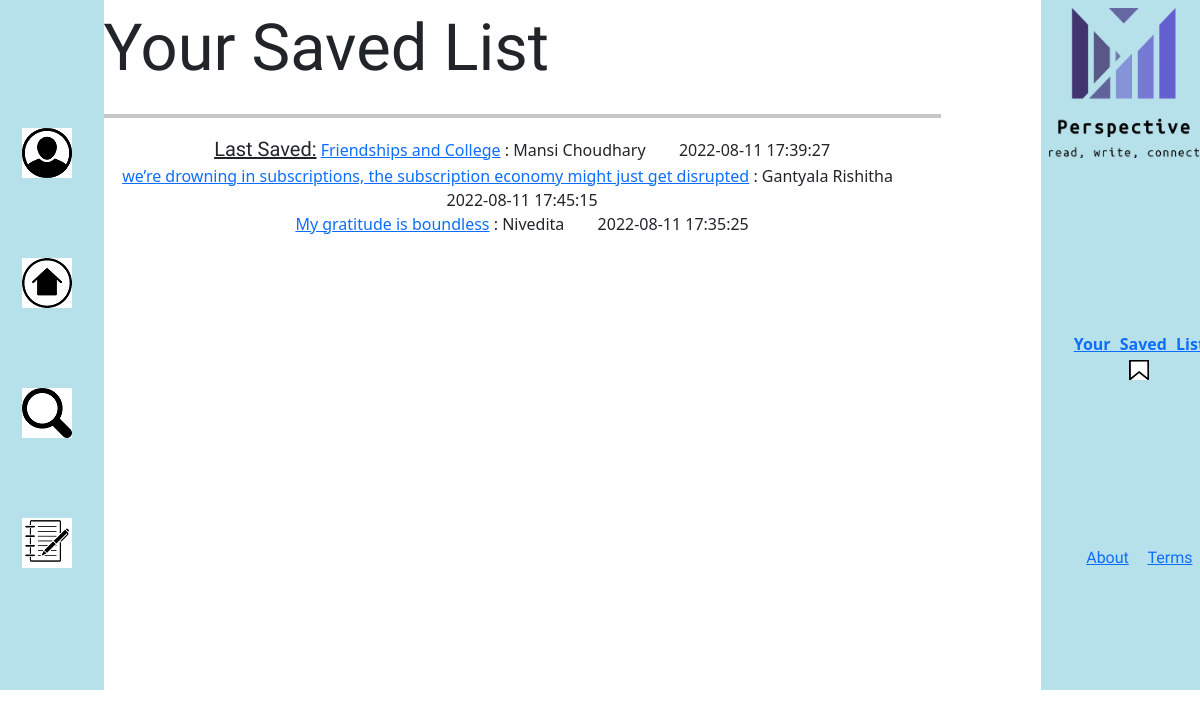
Screenshot of /saved.html (signed in) with the database file from the repository.
### website/models.py (models this page shows)
class Saved(db.Model):
    id = db.Column(db.Integer, primary_key=True)
    date_created = db.Column(db.DateTime(timezone=True), default=func.now())
    author=db.Column(db.Integer, db.ForeignKey('user.id',ondelete="CASCADE"),nullable=False)
    post_id=db.Column(db.Integer, db.ForeignKey('post.id',ondelete="CASCADE"),nullable=False)

class Post(db.Model):
    id = db.Column(db.Integer, primary_key=True)
    heading=db.Column(db.Text,nullable=False)
    formatting=db.Column(db.Text)
    text=db.Column(db.Text,nullable=False)
    tags=db.Column(db.Text,nullable=False)
    date_created = db.Column(db.DateTime(timezone=True), default=func.now())
    author=db.Column(db.Integer, db.ForeignKey('user.id',ondelete="CASCADE"),nullable=False)
    comments=db.relationship('Comment',backref='post',passive_deletes=True)
    saveds=db.relationship('Saved',backref='post',passive_deletes=True)

class User(db.Model, UserMixin):
    id = db.Column(db.Integer, primary_key=True)
    email = db.Column(db.String(150), unique=True)
    name = db.Column(db.String(150))
    password = db.Column(db.String(150))
    date_created = db.Column(db.DateTime(timezone=True), default=func.now())
    posts=db.relationship('Post',backref='user',passive_deletes=True)
    comments=db.relationship('Comment',backref='user',passive_deletes=True)
    saveds=db.relationship('Saved',backref='user',passive_deletes=True)

### website/views.py (the view)
@views.route("/saved.html")
def saved():
    saveds=Saved.query.order_by(Saved.date_created.desc())
    return render_template("saved.html",saveds=saveds,user=current_user)

### website/__init__.py (called while the page is built)
def create_app():
    app = Flask(__name__)
    app.config['SECRET_KEY'] = "helloworld"
    app.config['SQLALCHEMY_DATABASE_URI'] = f'sqlite:///{DB_NAME}'
    db.init_app(app)
    from .views import views
    from .auth import auth
    app.register_blueprint(views, url_prefix="/")
    app.register_blueprint(auth, url_prefix="/")
    from .models import User, Post,Comment,Saved
    create_database(app)
    login_manager = LoginManager()
    login_manager.login_view = "auth.login"
    login_manager.init_app(app)
    @login_manager.user_loader
    def load_user(id):
        return User.query.get(int(id))
    return app

### website/templates/saved.html (shortened to what this page needs)
{% extends "base.html" %}
{% block head %}
    <link rel="stylesheet" type="text/css" href="../static/search.css" />
    {% endblock %}
    {% block content%}
    <div class="whole">
      <nav class="navbar navbar-expand-lg">
          <div class="collapse navbar-collapse" id="navbarSupportedContent">
            <ul class="navbar-nav me-auto mb-2 mb-lg-0">
              <center style="margin-left:30px ;">
                <li class="nav-item">
                  <div class="one"><a href="myprofile.html"><img src="../static/profile-removebg-preview.png" /></a></div>
                </li>
                <li class="nav-item">
                  <div class="two"><a href="homefeed.html"><img src="../static/home-removebg-preview.png" /></a></div>
                </li>
                <li class="nav-item">
                  <div class="three"><a href="search.html"><img src="../static/search-removebg-preview.png" /></a></div>
                </li>
                <li class="nav-item">
                  <div class="four"><a href="write.html"><img src="../static/note-removebg-preview.png" /></a></div>
                </li>
              </center>
            </ul>
          </div>
      </nav>
      </div>
    <div class="total">
        <center
          style="font-size: 65px; font-family: 'Cookie', cursive; text-align: left"
        >
          Your Saved List
          <hr align="center" size="6px" color="black" />
        </center>
        <center>
          <span style="font-family: 'Acme', sans-serif; font-size: 20px"><u>Last Saved:</u></span>
  {%for saved in saveds%}
  {%if saved.author==user.id%}
  <a href="/{{saved.post.heading}}">{{saved.post.heading}}</a> : {{saved.post.user.name}}  &nbsp;  &nbsp;&nbsp;  &nbsp; {{saved.post.date_created}}
  <br>
  {%endif%}
  {%endfor%}
</center>
  </div>
  <div class="third">
    <nav class="navbar navbar-expand-lg">
        <div class="collapse navbar-collapse" id="navbarSupportedContent">
          <ul class="navbar-nav me-auto mb-2 mb-lg-0">
  <center>
    <li class="nav-item">
      <img src="../static/Screenshot (544).png" width="150px" height="150px" /></li>
      <br />
      <li class="nav-item"><p style="padding-top: 150px; padding-left: 30px; word-spacing: 5px">
        <b><a href="saved.html">Your Saved List</a></b>
          <img src="../static/Screenshot (546).png" width="20px" height="20px"
        />
      </p></li>
      <li class="nav-item"><p
        style="
          word-spacing: 15px;
          padding-top: 150px;
          padding-left: 30px;
          font-family: 'Acme', sans-serif;
        "
      >
      <a href="about.html">About</a>
      <a href="terms.html">Terms</a>
      </p></li>
  </center>
  </ul>
</div>
</nav>
</div>
   {% endblock%}

### website/static/search.css (style rules this page uses)
.whole { background-color: #b7e1ea; width: 10%; margin-left: -50px; height: 690px; float: left; }
.total { float: left; width: 75%; }
.one { padding-top: 120px; }
.two { padding-top: 80px; }
.three { padding-top: 80px; }
.four { padding-top: 80px; }
.third { background-color: #b7e1ea; width: 15%; height: 690px; float: right; margin-right: -50px; }

### rows the page displays
Saved: post.heading "Friendships and College", post.user.name "Mansi Choudhary", post.date_created "2022-08-11 17:39:27"
Saved: post.heading "we’re drowning in subscriptions, the subscription economy might just get disrupted", post.user.name "Gantyala Rishitha", post.date_created "2022-08-11 17:45:15"
Saved: post.heading "My gratitude is boundless", post.user.name "Nivedita", post.date_created "2022-08-11 17:35:25"
